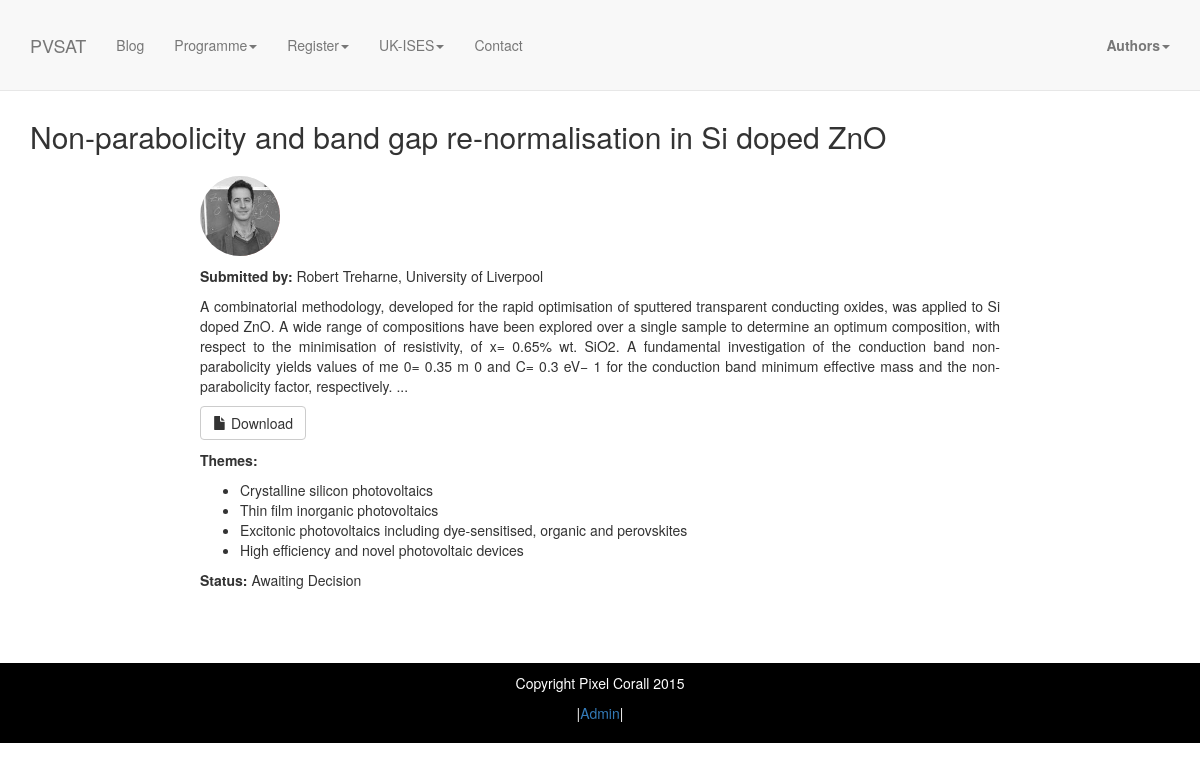
The app's page /programme/abstracts/5/ with its own data.
### authors/models.py (models this page shows, shortened)
class Abstract(models.Model):
    author = models.ForeignKey(UserProfile)
    title = models.CharField(max_length=1000)
    abstract = models.TextField(max_length=5000)
    upload = models.FileField(upload_to='abstract_uploads', blank=True)
    theme = models.ManyToManyField(Theme)
    DELIVERY_CHOICE = (('Oral', 'Oral'), ('Poster', 'Poster'))
    delivery = models.CharField(max_length=6, choices=DELIVERY_CHOICE, default='Oral')
    STATUS = (('Awaiting Decision', 'Awaiting decision'), ('Accepted', 'Accept'), ('Rejected', 'Reject') )
    status = models.CharField(max_length=25, choices=STATUS, default='Awaiting Decision')
    date = models.DateTimeField(default=timezone.datetime.today())

class UserProfile(models.Model):
    user = models.OneToOneField(User)
    affiliation = models.CharField(max_length=128)
    picture = models.ImageField(upload_to='user_images', default='static/img/avatar.png')
    url = models.URLField(blank=True)
    linkedin = models.URLField(blank=True)
    twitter = models.URLField(blank=True)
    bio = models.TextField(max_length=2000, blank=True)

### programme/models.py (models this page shows)
class Theme(models.Model):
    title = models.CharField(max_length=128, unique=True)
    def __unicode__(self):
        return self.title

### programme/views.py (the view)
# urls.py: url(r'^abstracts/(?P<abstract_id>\d+)/$', 'programme.views.abstract'),
def abstract(request, abstract_id=1):
     abstract = Abstract.objects.get(id=abstract_id)
     dictionary = {'abstract': abstract}
     return render(request, 'abstract.html', dictionary)

### programme/templates/abstract.html
{% extends 'base.html' %}
{% block content %}
    <section id="abstract" class="abstract-section">
        <div class="container">
            <div class="row">
                <div class="col-lg-12">
					<h2>{{abstract.title}}</h2>
					<div class="abstract">
						<a href="/programme/profiles/{{abstract.author.user.id}}"><img class="profile-pic" src="/media/{{abstract.author.picture}}"></a>
						<p><strong>Submitted by: </strong>{{abstract.author.user.first_name}} {{abstract.author.user.last_name}}, {{abstract.author.affiliation}}</p>
						<p>{{abstract.abstract}}</p>
						{% if abstract.upload %}
						<p>
						<a type="button" class="btn btn-default" href="/media/{{abstract.upload}}" target="_blank">
					        <span class="glyphicon glyphicon-file"></span> Download
						</a>
						{% endif %}
						</p>
						<p><strong>Themes: </strong></p>
						<p>
						    <ul>
							{% for theme in abstract.theme.all %}
							    <li>{{theme}}</li>
							{% endfor %}
							</ul>
						</p>
						<p><strong>Status: </strong>{{abstract.status}}</p>
				</div>
			</div>
		</div>
	</section>
{% endblock %}

### static/css/scrolling-nav.css (style rules this page uses)
body { width: 100%; height: 100%; }
html { width: 100%; height: 100%; }

### static/css/main.css (style rules this page uses)
.profile-pic { width: 80px; height: 80px; margin-bottom: 10px; border-radius: 150px; -webkit-border-radius: 150px; -moz-border-radius: 150px; background: url('../../media/committee_img/mason.png') no-repeat; }
.abstract-section { background: #fff; padding-top: 100px; padding-bottom: 50px; text-align: justify; }
.abstract-section div.abstract { max-width:800px; margin: 2% auto; }
.abstract-section span.glyphicon-file { font-size: 1em; text-align: left; }
.abstract-section span.glyphicon.glyphicon-file { font-size: 1em; text-align: left; }

### records on screen
Abstract: title "Non-parabolicity and band gap re-normalisation in Si doped ZnO", author.picture (picture), author.user.first_name "Robert", author.user.last_name "Treharne", author.affiliation "University of Liverpool", abstract "A combinatorial methodology, developed for the rapid optimisation of sputtered transparent conducting oxides, was applied to Si doped ZnO. A wide range of compositions have been explored over a single sample to determine an optimum composition, with respect to the minimisation of resistivity, of x= 0.65% wt. SiO2. A fundamental investigation of the conduction band non-parabolicity yields values of me 0= 0.35 m 0 and C= 0.3 eV− 1 for the conduction band minimum effective mass and the non-parabolicity factor, respectively. ...", status "Awaiting Decision"
Theme: title "Crystalline silicon photovoltaics"
Theme: title "Thin film inorganic photovoltaics"
Theme: title "Excitonic photovoltaics including dye-sensitised, organic and perovskites"
Theme: title "High efficiency and novel photovoltaic devices"
